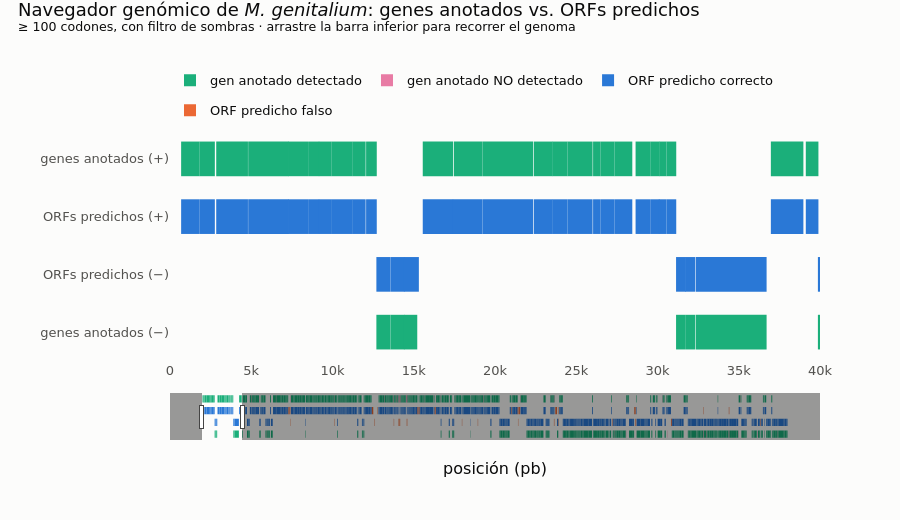

Here is the notebook cell this chart was saved with:
### Markdown cell above
> 🔎 **Qué observamos.** Al subir el umbral la **sensibilidad cae** (perdemos genes cortos) y la **precisión sube**
> (desaparece el ruido). El filtro de sombras mejora la precisión de forma espectacular a casi cualquier umbral: con
> 100 codones, este buscador de ~40 líneas encuentra más del 90 % de los genes con una precisión similar. Programas
> profesionales como **Prodigal** o **GLIMMER** añaden modelos estadísticos del uso de codones, de la señal de
> Shine-Dalgarno y del contexto, y superan el 95–99 %.

---

## 8. 🧭 Un navegador genómico interactivo

Explore el genoma completo. Use la **barra inferior** o arrastre sobre el gráfico para acercarse; pase el cursor sobre
cada gen u ORF para ver sus coordenadas, longitud y función. Los genes anotados que el predictor **no** encontró
aparecen en magenta: ¿qué tienen en común? (Pista: mire su longitud.)

### Code cell
pred_keys = three_prime(pred_100_f)
annot["found"] = [(e if s == 1 else b, s) in pred_keys for b, e, s in zip(annot.start, annot.end, annot.strand)]
pred_plot = pred_100_f.copy()
pred_plot["hit"] = [(e if s == 1 else b, s) in annot_keys for b, e, s in zip(pred_plot.start, pred_plot.end, pred_plot.strand)]
prod_by_key = {(e if s == 1 else b, s): (lt, pr) for b, e, s, lt, pr in
               zip(annot.start, annot.end, annot.strand, annot.locus_tag, annot["product"])}

lanes = {"genes anotados (+)": 3, "ORFs predichos (+)": 2, "ORFs predichos (−)": 1, "genes anotados (−)": 0}
fig = go.Figure()

def add_track(df, lane_y, name, color, hover):
    fig.add_trace(go.Bar(x=df.end - df.start, base=df.start, y=[lane_y] * len(df), orientation="h",
                         marker=dict(color=color, line=dict(width=0)), width=0.6, name=name,
                         hovertext=hover, hoverinfo="text"))

for strand, lane_a, lane_p in [(1, 3, 2), (-1, 0, 1)]:
    a = annot[annot.strand == strand]
    for found, color, label in [(True, ec.AQUA, "gen anotado detectado"), (False, ec.MAGENTA, "gen anotado NO detectado")]:
        d = a[a.found == found]
        hover = [f"<b>{lt}</b> {g}<br>{pr}<br>{s + 1:,}–{e:,} ({'+' if st == 1 else '−'})<br>{c} codones · marco {fr}"
                 for lt, g, pr, s, e, st, c, fr in zip(d.locus_tag, d.gene, d["product"], d.start, d.end, d.strand,
                                                       d.codons, d.frame)]
        add_track(d, lane_a, label + (" " if strand == 1 else "  "), color, hover)
    p = pred_plot[pred_plot.strand == strand]
    for hit, color, label in [(True, ec.BLUE, "ORF predicho correcto"), (False, ec.ORANGE, "ORF predicho falso")]:
        d = p[p.hit == hit]
        hover = []
        for s, e, st, c, fr in zip(d.start, d.end, d.strand, d.codons, d.frame):
            lt, pr = prod_by_key.get((e if st == 1 else s, st), ("sin gen anotado", ""))
            hover.append(f"<b>ORF</b> {s + 1:,}–{e:,} ({'+' if st == 1 else '−'}) · marco {fr}<br>{c} codones<br>{lt} {pr}")
        add_track(d, lane_p, label + (" " if strand == 1 else "  "), color, hover)

# una sola entrada de leyenda por categoría
seen = set()
for tr in fig.data:
    key = tr.name.strip()
    tr.legendgroup = key; tr.showlegend = key not in seen; tr.name = key; seen.add(key)

fig.update_layout(title=dict(text="Navegador genómico de <i>M. genitalium</i>: genes anotados vs. ORFs predichos"
                             "<br><sup>≥ 100 codones, con filtro de sombras · arrastre la barra inferior para recorrer el genoma</sup>",
                             y=0.97),
                  barmode="overlay", height=520, margin=dict(l=170, t=130), xaxis=dict(range=[0, 40_000], rangeslider=dict(visible=True),
                                                           title="posición (pb)"),
                  yaxis=dict(tickvals=list(lanes.values()), ticktext=list(lanes.keys()), showgrid=False),
                  legend=dict(orientation="h", yanchor="bottom", y=1.02, x=0))
fig.show()
missed = annot[~annot.found]
print(f"Genes no detectados: {len(missed)} · mediana de su longitud: {missed.codons.median():.0f} codones "
      f"(genes detectados: {annot[annot.found].codons.median():.0f})")

### Figure 1 — Plotly figure (JSON) as saved in the notebook; plotly's stock layout.template omitted (floating-point values rounded to 4 significant figures; data arrays with more than 128 entries replaced by an {"elided": "..."} marker saying what was removed)
{"data": [{"base": {"elided": "271 int values"}, "hoverinfo": "text", "hovertext": {"elided": "271 str values"}, "legendgroup": "gen anotado detectado", "marker": {"color": "#1baf7a", "line": {"width": 0}}, "name": "gen anotado detectado", "orientation": "h", "showlegend": true, "type": "bar", "width": 0.6, "x": {"elided": "271 int values"}, "y": {"elided": "271 int values"}}, {"base": [49375, 56714, 73444, 87934, 131148, 180745, 190045, 192958, 194889, 195491, 196120, 196997, 202423, 202646, 202759, 203133, 220439, 229167, 231430, 236064, 250807, 279199, 315466, 345030, 348882, 456054, 460496, 533040], "hoverinfo": "text", "hovertext": ["<b>MG_RS00205</b> <br>HPr family phosphocarrier protein<br>49,376–49,642 (+)<br>88 codones · marco 2", "<b>MG_RS00240</b> <br>hypothetical protein<br>56,715–56,972 (+)<br>85 codones · marco 3", "<b>MG_RS00335</b> <br>hypothetical protein<br>73,445–73,648 (+)<br>67 codones · marco 2", "<b>MG_RS00390</b> <br>MPN207a family PTS transporter accessory protein<br>87,935–88,207 (+)<br>90 codones · marco 2", "<b>MG_RS00570</b> secG<br>preprotein translocase subunit SecG<br>131,149–131,382 (+)<br>77 codones · marco 1", "<b>MG_RS00810</b> <br>YlxR family protein<br>180,746–181,018 (+)<br>90 codones · marco 2", "<b>MG_RS00860</b> rpsJ<br>30S ribosomal protein S10<br>190,046–190,366 (+)<br>106 codones · marco 2", "<b>MG_RS00885</b> rpsS<br>30S ribosomal protein S19<br>192,959–193,222 (+)<br>87 codones · marco 2", "<b>MG_RS00905</b> rpmC<br>50S ribosomal protein L29<br>194,890–195,492 (+)<br>200 codones · marco 1", "<b>MG_RS00910</b> rpsQ<br>30S ribosomal protein S17<br>195,492–195,749 (+)<br>85 codones · marco 3", "<b>MG_RS00920</b> rplX<br>50S ribosomal protein L24<br>196,121–196,447 (+)<br>108 codones · marco 2", "<b>MG_RS00930</b> <br>type Z 30S ribosomal protein S14<br>196,998–197,183 (+)<br>61 codones · marco 3", "<b>MG_RS00975</b> infA<br>translation initiation factor IF-1<br>202,424–202,636 (+)<br>70 codones · marco 2", "<b>MG_RS02805</b> rpmJ<br>50S ribosomal protein L36<br>202,647–202,760 (+)<br>37 codones · marco 3", "<b>MG_RS00980</b> rpsM<br>30S ribosomal protein S13<br>202,760–203,134 (+)<br>124 codones · marco 2", "<b>MG_RS00985</b> rpsK<br>30S ribosomal protein S11<br>203,134–203,499 (+)<br>121 codones · marco 1", "<b>MG_RS02880</b> <br>hypothetical protein<br>220,440–220,598 (+)<br>52 codones · marco 3", "<b>MG_RS02885</b> <br>hypothetical protein<br>229,168–229,335 (+)<br>55 codones · marco 1", "<b>MG_RS03025</b> <br>MgpC family cytadherence protein<br>231,431–231,673 (+)<br>80 codones · marco 2", "<b>MG_RS01115</b> rpmI<br>50S ribosomal protein L35<br>236,065–236,244 (+)<br>59 codones · marco 1", "<b>MG_RS01195</b> rpsU<br>30S ribosomal protein S21<br>250,808–250,996 (+)<br>62 codones · marco 2", "<b>MG_RS01370</b> <br>ribosomal-processing cysteine protease Prp<br>279,200–279,499 (+)<br>99 codones · marco 2", "<b>MG_RS01545</b> <br>hypothetical protein<br>315,467–315,697 (+)<br>76 codones · marco 2", "<b>MG_RS02945</b> <br>hypothetical protein<br>345,031–345,165 (+)<br>44 codones · marco 1", "<b>MG_RS02830</b> <br>phosphopantetheine-binding protein<br>348,883–349,137 (+)<br>84 codones · marco 1", "<b>MG_RS02195</b> <br>hypothetical protein<br>456,055–456,264 (+)<br>69 codones · marco 1", "<b>MG_RS02845</b> rpmF<br>50S ribosomal protein L32<br>460,497–460,670 (+)<br>57 codones · marco 3", "<b>MG_RS02850</b> rpmB<br>50S ribosomal protein L28<br>533,041–533,235 (+)<br>64 codones · marco 1"], "legendgroup": "gen anotado NO detectado", "marker": {"color": "#e87ba4", "line": {"width": 0}}, "name": "gen anotado NO detectado", "orientation": "h", "showlegend": true, "type": "bar", "width": 0.6, "x": [267, 258, 204, 273, 234, 273, 321, 264, 603, 258, 327, 186, 213, 114, 375, 366, 159, 168, 243, 180, 189, 300, 231, 135, 255, 210, 174, 195], "y": [3, 3, 3, 3, 3, 3, 3, 3, 3, 3, 3, 3, 3, 3, 3, 3, 3, 3, 3, 3, 3, 3, 3, 3, 3, 3, 3, 3]}, {"base": {"elided": "271 int values"}, "hoverinfo": "text", "hovertext": {"elided": "271 str values"}, "legendgroup": "ORF predicho correcto", "marker": {"color": "#2a78d6", "line": {"width": 0}}, "name": "ORF predicho correcto", "orientation": "h", "showlegend": true, "type": "bar", "width": 0.6, "x": {"elided": "271 int values"}, "y": {"elided": "271 int values"}}, {"base": [85588, 86133, 86826, 168420, 174083, 213584, 215440, 230623, 231236, 306201, 312845, 313366, 314203, 349796, 350445, 352984, 428306, 496639, 521910], "hoverinfo": "text", "hovertext": ["<b>ORF</b> 85,589–85,999 (+) · marco 2<br>136 codones<br>sin gen anotado ", "<b>ORF</b> 86,134–86,616 (+) · marco 1<br>160 codones<br>sin gen anotado ", "<b>ORF</b> 86,827–87,645 (+) · marco 1<br>272 codones<br>sin gen anotado ", "<b>ORF</b> 168,421–169,815 (+) · marco 1<br>464 codones<br>sin gen anotado ", "<b>ORF</b> 174,084–174,482 (+) · marco 3<br>132 codones<br>sin gen anotado ", "<b>ORF</b> 213,585–214,571 (+) · marco 3<br>328 codones<br>sin gen anotado ", "<b>ORF</b> 215,441–215,881 (+) · marco 2<br>146 codones<br>sin gen anotado ", "<b>ORF</b> 230,624–231,370 (+) · marco 2<br>248 codones<br>sin gen anotado ", "<b>ORF</b> 231,237–231,572 (+) · marco 3<br>111 codones<br>sin gen anotado ", "<b>ORF</b> 306,202–306,654 (+) · marco 1<br>150 codones<br>sin gen anotado ", "<b>ORF</b> 312,846–313,250 (+) · marco 3<br>134 codones<br>sin gen anotado ", "<b>ORF</b> 313,367–313,879 (+) · marco 2<br>170 codones<br>sin gen anotado ", "<b>ORF</b> 314,204–315,232 (+) · marco 2<br>342 codones<br>sin gen anotado ", "<b>ORF</b> 349,797–350,327 (+) · marco 3<br>176 codones<br>sin gen anotado ", "<b>ORF</b> 350,446–351,825 (+) · marco 1<br>459 codones<br>sin gen anotado ", "<b>ORF</b> 352,985–353,395 (+) · marco 2<br>136 codones<br>sin gen anotado ", "<b>ORF</b> 428,307–429,662 (+) · marco 3<br>451 codones<br>sin gen anotado ", "<b>ORF</b> 496,640–496,990 (+) · marco 2<br>116 codones<br>sin gen anotado ", "<b>ORF</b> 521,911–522,405 (+) · marco 1<br>164 codones<br>sin gen anotado "], "legendgroup": "ORF predicho falso", "marker": {"color": "#eb6834", "line": {"width": 0}}, "name": "ORF predicho falso", "orientation": "h", "showlegend": true, "type": "bar", "width": 0.6, "x": [411, 483, 819, 1395, 399, 987, 441, 747, 336, 453, 405, 513, 1029, 531, 1380, 411, 1356, 351, 495], "y": [2, 2, 2, 2, 2, 2, 2, 2, 2, 2, 2, 2, 2, 2, 2, 2, 2, 2, 2]}, {"base": {"elided": "195 int values"}, "hoverinfo": "text", "hovertext": {"elided": "195 str values"}, "legendgroup": "gen anotado detectado", "marker": {"color": "#1baf7a", "line": {"width": 0}}, "name": "gen anotado detectado", "orientation": "h", "showlegend": false, "type": "bar", "width": 0.6, "x": {"elided": "195 int values"}, "y": {"elided": "195 int values"}}, {"base": [64366, 408792, 420052, 460684, 496627, 499998, 521873, 531219, 549904, 569882], "hoverinfo": "text", "hovertext": ["<b>MG_RS02795</b> rpmG<br>50S ribosomal protein L33<br>64,367–64,513 (−)<br>48 codones · marco 2", "<b>MG_RS01985</b> rpmG<br>50S ribosomal protein L33<br>408,793–408,954 (−)<br>53 codones · marco 3", "<b>MG_RS02040</b> <br>YneF family protein<br>420,053–420,274 (−)<br>73 codones · marco 2", "<b>MG_RS02230</b> rpsT<br>30S ribosomal protein S20<br>460,685–460,951 (−)<br>88 codones · marco 2", "<b>MG_RS02390</b> groES<br>co-chaperone GroES<br>496,628–496,960 (−)<br>110 codones · marco 2", "<b>MG_RS02405</b> <br>MPN594 family protein<br>499,999–500,280 (−)<br>93 codones · marco 3", "<b>MG_RS02510</b> rplM<br>50S ribosomal protein L13<br>521,874–522,314 (−)<br>146 codones · marco 1", "<b>MG_RS02535</b> rpsO<br>30S ribosomal protein S15<br>531,220–531,480 (−)<br>86 codones · marco 3", "<b>MG_RS02635</b> rpsP<br>30S ribosomal protein S16<br>549,905–550,192 (−)<br>95 codones · marco 2", "<b>MG_RS02740</b> rpmH<br>50S ribosomal protein L34<br>569,883–570,029 (−)<br>48 codones · marco 1"], "legendgroup": "gen anotado NO detectado", "marker": {"color": "#e87ba4", "line": {"width": 0}}, "name": "gen anotado NO detectado", "orientation": "h", "showlegend": false, "type": "bar", "width": 0.6, "x": [147, 162, 222, 267, 333, 282, 441, 261, 288, 147], "y": [0, 0, 0, 0, 0, 0, 0, 0, 0, 0]}, {"base": {"elided": "195 int values"}, "hoverinfo": "text", "hovertext": {"elided": "195 str values"}, "legendgroup": "ORF predicho correcto", "marker": {"color": "#2a78d6", "line": {"width": 0}}, "name": "ORF predicho correcto", "orientation": "h", "showlegend": false, "type": "bar", "width": 0.6, "x": {"elided": "195 int values"}, "y": {"elided": "195 int values"}}, {"base": [87822, 130988, 171121, 190092, 194852, 195466, 196059, 202944, 257564, 273297, 313107, 348713, 353298, 406440, 429422, 464645, 552862], "hoverinfo": "text", "hovertext": ["<b>ORF</b> 87,823–88,125 (−) · marco 3<br>100 codones<br>sin gen anotado ", "<b>ORF</b> 130,989–131,321 (−) · marco 1<br>110 codones<br>sin gen anotado ", "<b>ORF</b> 171,122–171,532 (−) · marco 2<br>136 codones<br>sin gen anotado ", "<b>ORF</b> 190,093–190,452 (−) · marco 3<br>119 codones<br>sin gen anotado ", "<b>ORF</b> 194,853–195,506 (−) · marco 1<br>217 codones<br>sin gen anotado ", "<b>ORF</b> 195,467–195,841 (−) · marco 2<br>124 codones<br>sin gen anotado ", "<b>ORF</b> 196,060–196,443 (−) · marco 3<br>127 codones<br>sin gen anotado ", "<b>ORF</b> 202,945–203,511 (−) · marco 3<br>188 codones<br>sin gen anotado ", "<b>ORF</b> 257,565–257,894 (−) · marco 1<br>109 codones<br>sin gen anotado ", "<b>ORF</b> 273,298–273,642 (−) · marco 3<br>114 codones<br>sin gen anotado ", "<b>ORF</b> 313,108–313,434 (−) · marco 3<br>108 codones<br>sin gen anotado ", "<b>ORF</b> 348,714–349,163 (−) · marco 1<br>149 codones<br>sin gen anotado ", "<b>ORF</b> 353,299–353,682 (−) · marco 3<br>127 codones<br>sin gen anotado ", "<b>ORF</b> 406,441–406,851 (−) · marco 3<br>136 codones<br>sin gen anotado ", "<b>ORF</b> 429,423–430,112 (−) · marco 1<br>229 codones<br>sin gen anotado ", "<b>ORF</b> 464,646–465,461 (−) · marco 1<br>271 codones<br>sin gen anotado ", "<b>ORF</b> 552,863–553,297 (−) · marco 2<br>144 codones<br>sin gen anotado "], "legendgroup": "ORF predicho falso", "marker": {"color": "#eb6834", "line": {"width": 0}}, "name": "ORF predicho falso", "orientation": "h", "showlegend": false, "type": "bar", "width": 0.6, "x": [303, 333, 411, 360, 654, 375, 384, 567, 330, 345, 327, 450, 384, 411, 690, 816, 435], "y": [1, 1, 1, 1, 1, 1, 1, 1, 1, 1, 1, 1, 1, 1, 1, 1, 1]}], "layout": {"barmode": "overlay", "height": 520, "legend": {"orientation": "h", "x": 0, "y": 1.02, "yanchor": "bottom"}, "margin": {"l": 170, "t": 130}, "title": {"text": "Navegador genómico de <i>M. genitalium</i>: genes anotados vs. ORFs predichos<br><sup>≥ 100 codones, con filtro de sombras · arrastre la barra inferior para recorrer el genoma</sup>", "y": 0.97}, "xaxis": {"range": [0, 40000], "rangeslider": {"visible": true}, "title": {"text": "posición (pb)"}}, "yaxis": {"showgrid": false, "ticktext": ["genes anotados (+)", "ORFs predichos (+)", "ORFs predichos (−)", "genes anotados (−)"], "tickvals": [3, 2, 1, 0]}}}
